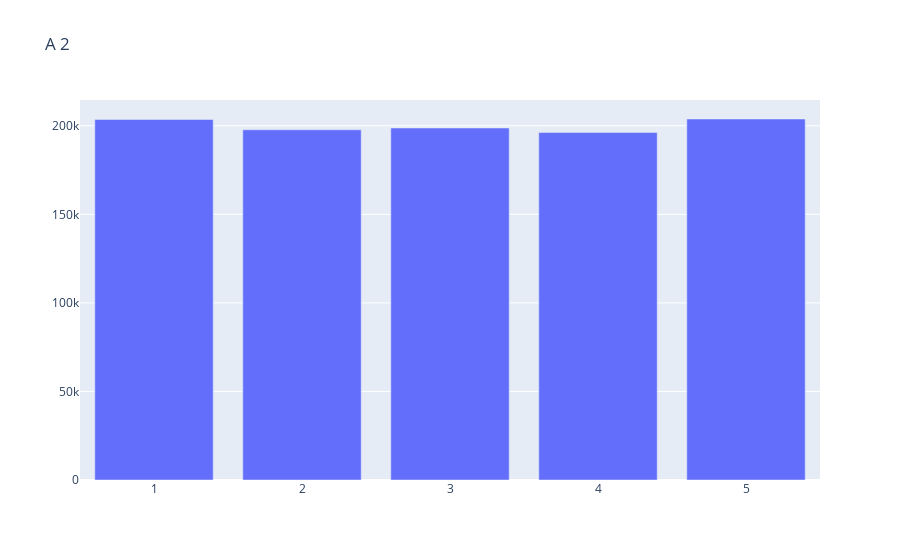

Notebook code for this chart:
### Code cell
x_array = list(pos.keys())
y_array = list(pos.values())
fig = go.Figure(
    data=[go.Bar(x=x_array, y=y_array)],
    layout_title_text="A 2"
)
fig.show()

### Figure 1 — Plotly figure (JSON) as saved in the notebook; plotly's stock layout.template omitted (floating-point values rounded to 4 significant figures)
{"data": [{"type": "bar", "x": [1, 2, 3, 4, 5], "y": [203600.0, 197700.0, 198700.0, 196200.0, 203800.0]}], "layout": {"title": {"text": "A 2"}}}
